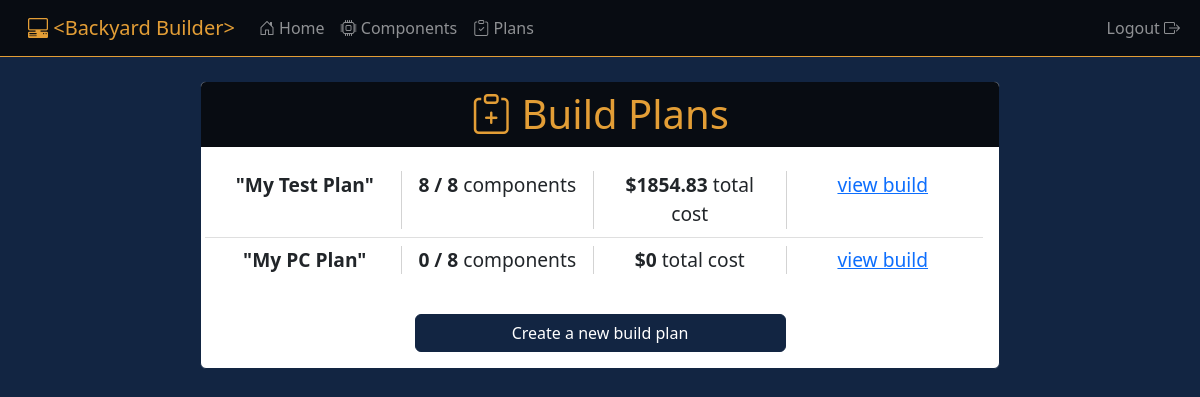
The page /builds/ (signed in) on the database its author committed.
### builds/models.py (models this page shows, shortened)
class Build(models.Model):
    name = models.CharField(max_length=75, default='My PC Plan')
    user = models.ForeignKey(User, on_delete=models.CASCADE)
    case = models.ForeignKey(Case, on_delete=models.SET_NULL, null=True, default=None)
    cooler = models.ForeignKey(Cooler, on_delete=models.SET_NULL, null=True, default=None)
    cpu = models.ForeignKey(CPU, on_delete=models.SET_NULL, null=True, default=None)
    graphics = models.ForeignKey(Graphics, on_delete=models.SET_NULL, null=True, default=None)
    motherboard = models.ForeignKey(Motherboard, on_delete=models.SET_NULL, null=True, default=None)
    powersupply = models.ForeignKey(PowerSupply, on_delete=models.SET_NULL, null=True, default=None)
    ram = models.ForeignKey(RAM, on_delete=models.SET_NULL, null=True, default=None)
    storage = models.ForeignKey(Storage, on_delete=models.SET_NULL, null=True, default=None)
    def total_price(self):
        total_price = 0
        components = []
        if self.case is not None:
            components.append(self.case)
        if self.cooler is not None:
            components.append(self.cooler)
        if self.cpu is not None:
            components.append(self.cpu)
        if self.graphics is not None:
            components.append(self.graphics)
        if self.motherboard is not None:
            components.append(self.motherboard)
        if self.powersupply is not None:
            components.append(self.powersupply)
        if self.ram is not None:
            components.append(self.ram)
        if self.storage is not None:
            components.append(self.storage)
        for component in components:
            total_price += component.price
        return total_price
    def component_count(self):
        count = 0
        if self.case is not None:
            count += 1
        if self.cooler is not None:
            count += 1
        if self.cpu is not None:
            count += 1
        if self.graphics is not None:
            count += 1
        if self.motherboard is not None:
            count += 1
        if self.powersupply is not None:
            count += 1
        if self.ram is not None:
            count += 1
        if self.storage is not None:
            count += 1
        return count

### components/models.py (models this page shows, shortened)
class Component(models.Model):
    name = models.CharField(max_length=300)
    manufacturer = models.CharField(max_length=100)
    price = models.FloatField()
    image = models.ImageField(default='component_images/default_component.png', upload_to='component_images')
    link = models.URLField()

### builds/views.py (the view)
# urls.py: path('', views.build_list, name='build_list'),
@login_required
def build_list(request):
    context = {}
    user = request.user
    builds = Build.objects.filter(user=user)
    context['builds'] = builds
    return render(request, 'builds/build_list.html', context)

### builds/templates/builds/build_list.html
{% extends 'dashboard/base.html' %}
{% block body %}
    <div class="col-8 offset-2 my-4">
        <div class="card">
            <h1 class="card-header text-center">
                <i class="bi bi-clipboard-plus"></i>
                Build Plans
            </h1>
            <div class="row card-body">
                {% if not builds %}
                    <h4 class="card-title text-center mt-4">You haven't created any builds yet!</h4>
                {% else %}
                    <ul class="list-group list-group-flush">
                        {% for build in builds %}
                            <li class="list-group-item" style="font-size: 1.2em">
                                <div class="row">
                                    <div class="col-3 text-center" style="border-right: 1px solid lightgrey;">
                                        <strong>"{{ build.name }}"</strong>
                                    </div>
                                    <div class="col-3 text-center" style="border-right: 1px solid lightgrey;">
                                        <strong>{{ build.component_count }}&nbsp;/&nbsp;8</strong> components
                                    </div>
                                    <div class="col-3 text-center" style="border-right: 1px solid lightgrey;">
                                        <strong>${{ build.total_price }}</strong> total cost
                                    </div>
                                    <div class="col-3 text-center">
                                        <a href="{% url 'builds:view_build' build.id %}">view build</a>
                                    </div>
                                </div>
                            </li>
                        {% endfor %}
                    </ul>
                {% endif %}
            </div>
            <div class="row card-body">
                <div class="d-grid gap-2 col-6 mx-auto">
                    <a href="{% url 'builds:new_build' %}" class="btn btn-primary btn-block">Create a new build plan</a>
                </div>
            </div>
        </div>
    </div>
{% endblock %}

### rows shown on the page
Build: name "My Test Plan", component_count "8", total_price "1854.83"
Build: name "My PC Plan", component_count "0", total_price "0"
